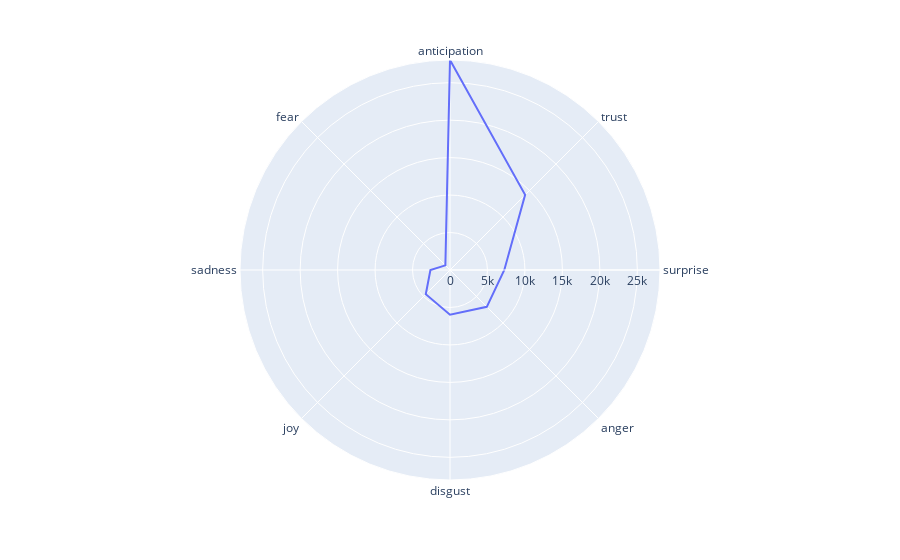

The notebook cell this image was saved under:
### Code cell
t1 = time.time()
fig = px.line_polar(df_r, r='count', theta='ann_emotion', line_close=True)
fig.show()

### Figure 1 — Plotly figure (JSON) as saved in the notebook; plotly's stock layout.template omitted (floating-point values rounded to 4 significant figures)
{"data": [{"hovertemplate": "count=%{r}<br>ann_emotion=%{theta}<extra></extra>", "legendgroup": "", "line": {"color": "#636efa", "dash": "solid"}, "marker": {"symbol": "circle"}, "mode": "lines", "name": "", "r": [28026, 14178, 7247, 6947, 5964, 4569, 2613, 875, 28026], "showlegend": false, "subplot": "polar", "theta": ["anticipation", "trust", "surprise", "anger", "disgust", "joy", "sadness", "fear", "anticipation"], "type": "scatterpolar"}], "layout": {"legend": {"tracegroupgap": 0}, "margin": {"t": 60}, "polar": {"angularaxis": {"direction": "clockwise", "rotation": 90}, "domain": {"x": [0, 1], "y": [0, 1]}}}}
